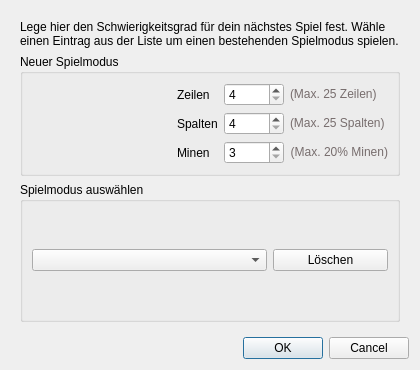
<?xml version="1.0" encoding="UTF-8"?>
<ui version="4.0">
 <class>SettingsDialog</class>
 <widget class="QDialog" name="SettingsDialog">
  <property name="geometry">
   <rect>
    <x>0</x>
    <y>0</y>
    <width>420</width>
    <height>370</height>
   </rect>
  </property>
  <property name="sizePolicy">
   <sizepolicy hsizetype="Preferred" vsizetype="Preferred">
    <horstretch>0</horstretch>
    <verstretch>0</verstretch>
   </sizepolicy>
  </property>
  <property name="minimumSize">
   <size>
    <width>420</width>
    <height>370</height>
   </size>
  </property>
  <property name="maximumSize">
   <size>
    <width>420</width>
    <height>370</height>
   </size>
  </property>
  <property name="windowTitle">
   <string>Einstellungen</string>
  </property>
  <layout class="QGridLayout" name="gridLayout">
   <item row="0" column="0">
    <widget class="QWidget" name="widget" native="true">
     <layout class="QGridLayout" name="gridLayout_4">
      <item row="0" column="0">
       <layout class="QVBoxLayout" name="verticalLayout_2">
        <item>
         <widget class="QLabel" name="label">
          <property name="text">
           <string>&lt;html&gt;&lt;head/&gt;&lt;body&gt;&lt;p&gt;Lege hier den Schwierigkeitsgrad für dein nächstes Spiel fest. Wähle einen Eintrag aus der Liste um einen bestehenden Spielmodus spielen.&lt;/p&gt;&lt;/body&gt;&lt;/html&gt;</string>
          </property>
          <property name="alignment">
           <set>Qt::AlignLeading|Qt::AlignLeft|Qt::AlignTop</set>
          </property>
          <property name="wordWrap">
           <bool>true</bool>
          </property>
         </widget>
        </item>
        <item>
         <widget class="QGroupBox" name="groupBox">
          <property name="title">
           <string>Neuer Spielmodus</string>
          </property>
          <layout class="QGridLayout" name="gridLayout_3">
           <item row="0" column="0">
            <layout class="QHBoxLayout" name="horizontalLayout">
             <item>
              <spacer name="horizontalSpacer">
               <property name="orientation">
                <enum>Qt::Horizontal</enum>
               </property>
               <property name="sizeHint" stdset="0">
                <size>
                 <width>40</width>
                 <height>20</height>
                </size>
               </property>
              </spacer>
             </item>
             <item>
              <layout class="QGridLayout" name="gridLayout_2">
               <item row="0" column="0">
                <widget class="QLabel" name="label_2">
                 <property name="text">
                  <string>Zeilen</string>
                 </property>
                </widget>
               </item>
               <item row="0" column="1">
                <widget class="QSpinBox" name="rowsSpinBox">
                 <property name="minimumSize">
                  <size>
                   <width>60</width>
                   <height>0</height>
                  </size>
                 </property>
                 <property name="minimum">
                  <number>4</number>
                 </property>
                 <property name="maximum">
                  <number>25</number>
                 </property>
                </widget>
               </item>
               <item row="0" column="2">
                <widget class="QLabel" name="label_6">
                 <property name="text">
                  <string>&lt;html&gt;&lt;head/&gt;&lt;body&gt;&lt;p&gt;&lt;span style=&quot; color:#776d6d;&quot;&gt;(Max. 25 Zeilen)&lt;/span&gt;&lt;/p&gt;&lt;/body&gt;&lt;/html&gt;</string>
                 </property>
                 <property name="alignment">
                  <set>Qt::AlignLeading|Qt::AlignLeft|Qt::AlignVCenter</set>
                 </property>
                </widget>
               </item>
               <item row="1" column="0">
                <widget class="QLabel" name="label_3">
                 <property name="text">
                  <string>Spalten</string>
                 </property>
                </widget>
               </item>
               <item row="1" column="1">
                <widget class="QSpinBox" name="colsSpinBox">
                 <property name="minimumSize">
                  <size>
                   <width>60</width>
                   <height>0</height>
                  </size>
                 </property>
                 <property name="minimum">
                  <number>4</number>
                 </property>
                 <property name="maximum">
                  <number>25</number>
                 </property>
                </widget>
               </item>
               <item row="1" column="2">
                <widget class="QLabel" name="label_7">
                 <property name="text">
                  <string>&lt;html&gt;&lt;head/&gt;&lt;body&gt;&lt;p&gt;&lt;span style=&quot; color:#776d6d;&quot;&gt;(Max. 25 Spalten)&lt;/span&gt;&lt;/p&gt;&lt;/body&gt;&lt;/html&gt;</string>
                 </property>
                 <property name="alignment">
                  <set>Qt::AlignLeading|Qt::AlignLeft|Qt::AlignVCenter</set>
                 </property>
                </widget>
               </item>
               <item row="2" column="0">
                <widget class="QLabel" name="label_4">
                 <property name="text">
                  <string>Minen</string>
                 </property>
                </widget>
               </item>
               <item row="2" column="1">
                <widget class="QSpinBox" name="minesSpinBox">
                 <property name="minimumSize">
                  <size>
                   <width>60</width>
                   <height>0</height>
                  </size>
                 </property>
                 <property name="minimum">
                  <number>3</number>
                 </property>
                 <property name="maximum">
                  <number>150</number>
                 </property>
                 <property name="value">
                  <number>3</number>
                 </property>
                </widget>
               </item>
               <item row="2" column="2">
                <widget class="QLabel" name="label_5">
                 <property name="text">
                  <string>&lt;html&gt;&lt;head/&gt;&lt;body&gt;&lt;p&gt;&lt;span style=&quot; color:#776d6d;&quot;&gt;(Max. 20% Minen)&lt;/span&gt;&lt;/p&gt;&lt;/body&gt;&lt;/html&gt;</string>
                 </property>
                 <property name="alignment">
                  <set>Qt::AlignRight|Qt::AlignTrailing|Qt::AlignVCenter</set>
                 </property>
                </widget>
               </item>
              </layout>
             </item>
            </layout>
           </item>
          </layout>
         </widget>
        </item>
       </layout>
      </item>
      <item row="1" column="0">
       <widget class="QGroupBox" name="groupBox_2">
        <property name="title">
         <string>Spielmodus auswählen</string>
        </property>
        <layout class="QGridLayout" name="gridLayout_5">
         <item row="0" column="0">
          <layout class="QHBoxLayout" name="horizontalLayout_2">
           <item>
            <widget class="QComboBox" name="gameModesComboBox">
             <property name="minimumSize">
              <size>
               <width>235</width>
               <height>0</height>
              </size>
             </property>
            </widget>
           </item>
           <item>
            <widget class="QPushButton" name="deletePushButton">
             <property name="text">
              <string>Löschen</string>
             </property>
            </widget>
           </item>
          </layout>
         </item>
        </layout>
       </widget>
      </item>
     </layout>
    </widget>
   </item>
   <item row="1" column="0">
    <widget class="QDialogButtonBox" name="buttonBox">
     <property name="orientation">
      <enum>Qt::Horizontal</enum>
     </property>
     <property name="standardButtons">
      <set>QDialogButtonBox::Cancel|QDialogButtonBox::Ok</set>
     </property>
    </widget>
   </item>
  </layout>
 </widget>
 <resources/>
 <connections>
  <connection>
   <sender>buttonBox</sender>
   <signal>rejected()</signal>
   <receiver>SettingsDialog</receiver>
   <slot>reject()</slot>
   <hints>
    <hint type="sourcelabel">
     <x>316</x>
     <y>260</y>
    </hint>
    <hint type="destinationlabel">
     <x>286</x>
     <y>274</y>
    </hint>
   </hints>
  </connection>
 </connections>
</ui>
